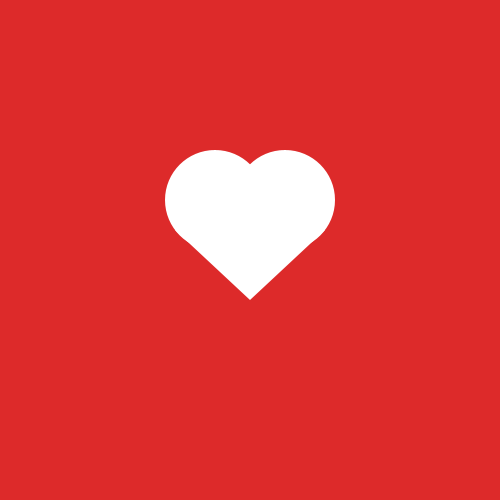
Frame 1 (no input)
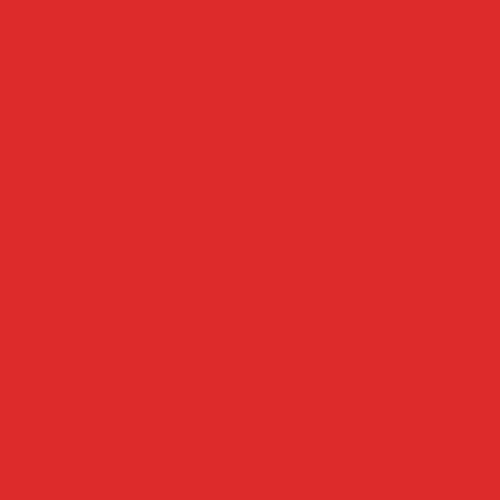
Frame 60 (the mouse pressed at the canvas centre just before this capture)
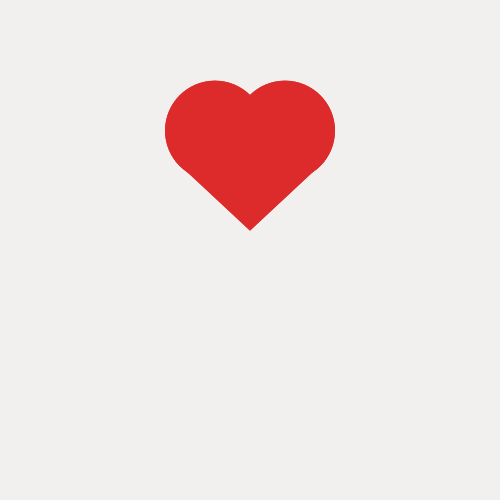
Frame 120 (the mouse held since frame 60 and released just before this capture)

The Processing sketch that drew these frames (run headless with seeded random() and noise(); from frame 60 on, the mouse is pressed at the canvas centre):

// Processing sketch: processing_173176
// ── processing_173176.pde

float counter=0;
void setup ()
{
  size (500, 500);
  background (255);

}
void draw ()
{
  if (mouseX >=165 && mouseX <=335 && mouseY >= 150 && mouseY <=300)
  {

    colorMode (HSB, 360, 100, 100);
    background (0, 1, 95);//weis
    if (mousePressed == true)
    {
      fill (0, 81, 87);//rot
      smooth();

      translate (0, sin(counter)*100);

      ellipse (215, 200, 100, 100); 


      ellipse (285, 200, 100, 100); 


      triangle (175, 230, 325, 230, 250, 300); 
      println(sin(counter));//Nachverfolgung
      counter+=0.2;//Zeit
    } else

    {
      colorMode(HSB, 360, 100, 100);
      background (0, 1, 95);//weis
    }
  } else 
  {
    colorMode(HSB, 360, 100, 100);
    background (0, 81, 87);//rot
  }

  noStroke();
  ellipse (215, 200, 100, 100); 
  ellipse (285, 200, 100, 100); 
  triangle (175, 230, 325, 230, 250, 300); 
  fill (0, 81, 87);
}
